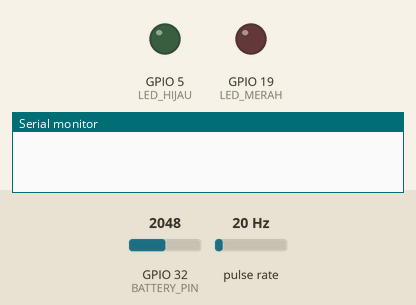
This program was run on a simulated ESP32. Shown: output pins drawn as LEDs (lit = HIGH), the last lines printed to the serial monitor. Wiring (inferred from the names in the program): pulse sensor: data GPIO 22. The test bench sets the inputs (shaded band); at power-on: pulse rate 20 Hz, GPIO 32 (BATTERY_PIN) = 2048. WiFi joins after 1.5 s; servers stay silent unless stated; random numbers use the default seed unless the program sets one; no MQTT or app messages arrive unless stated.

Above: at 0.0 s.
At 1.53 s:
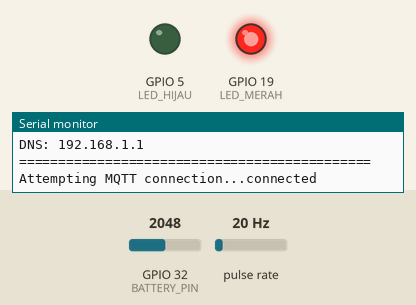
At 2.7 s:
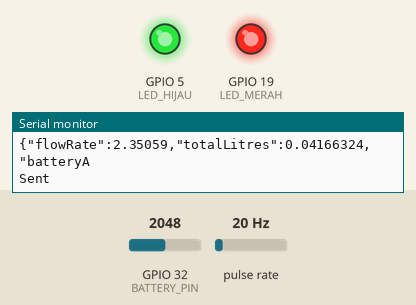
2.8 s: pulse rate (sensor on GPIO 22) set to 4 Hz
6.0 s: pulse rate (sensor on GPIO 22) set to 150 Hz
Timing chart, 0 to 9.0 s (numbered marks = the images above; inputs shaded):
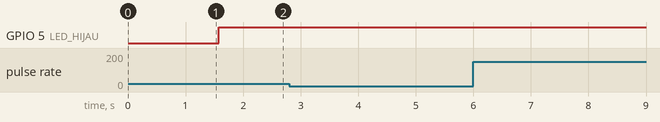

The program:

main.cpp
```cpp
/**
 * Capstone Project 2023 - Smart Home
 * Instagram : @thewatermatters
 * GitHub : xxx
 */

#include <Arduino.h>
#include <SPI.h>
#include <Wire.h>
#include <WiFi.h>
#include <PubSubClient.h>
#include <ArduinoJson.h>
#include <ArduinoJson.hpp>

#define SENSOR 22 // GPIO yang digunakan untuk sensor
#define LED_MERAH 19
#define LED_HIJAU 5
#define BATTERY_PIN 32

/**
 * ssid -> WiFi yang akan digunakan
 * password -> Kata sandi WiFi yang digunakan
 * mqtt_server -> Alamat IP server untuk mqtt
 */
const char *ssid = "POCO X5 5G";
const char *password = "123456789";
const char *mqtt_server = "192.168.119.218";

WiFiClient espClient;
PubSubClient client(espClient);

long currentMillis = 0;
long previousMillis = 0;
int interval = 1000;
boolean ledState = LOW;
float calibrationFactor = 8.5;
volatile byte pulseCount;
byte pulse1Sec = 0;
float flowRate;
unsigned long flowMilliLitres;
unsigned int totalMilliLitres;
float flowLitres;
float totalLitres;
float batteryDigitalValue;
float batteryAnalogValue;

/**
 * @brief Menghubungkan ulang koneksi MQTT apabila gagal
 * @param none
 * @retval none
 */
void reconnect()
{
  // Loop hingga terkoneksi kembali
  while (!client.connected())
  {
    Serial.print("Attempting MQTT connection...");
    // Membuat sebuah client ID acak
    String clientId = "ESP8266Client-";
    clientId += String(random(0xffff), HEX);
    // Mencoba menghubungkan
    if (client.connect(clientId.c_str()))
    {
      Serial.println("connected");
      digitalWrite(LED_HIJAU, HIGH);
    }
    else
    {
      Serial.print("failed, rc=");
      Serial.print(client.state());
      Serial.println(" try again in 5 seconds");
      delay(5000);
    }
  }
}

/**
 * @brief Interrupt Handler Function untuk penghitung pulsa sensor
 * @param none
 * @retval none
 */

void IRAM_ATTR pulseCounter()
{
  pulseCount++;
}

void setup()
{
  Serial.begin(115200);
  delay(10);
  Serial.println();
  Serial.print("[WiFi] Connecting to ");
  Serial.println(ssid);

  WiFi.begin(ssid, password);

  while (WiFi.status() != WL_CONNECTED)
  {
    delay(500);
    Serial.print(".");
  }

  Serial.println("");
  Serial.println("WiFi connected!");
  digitalWrite(LED_MERAH, HIGH);
  Serial.print("IP address: ");
  Serial.println(WiFi.localIP());
  Serial.print("ESP Mac Address: ");
  Serial.println(WiFi.macAddress());
  Serial.print("Subnet Mask: ");
  Serial.println(WiFi.subnetMask());
  Serial.print("Gateway IP: ");
  Serial.println(WiFi.gatewayIP());
  Serial.print("DNS: ");
  Serial.println(WiFi.dnsIP());
  Serial.println("=============================================");

  pinMode(SENSOR, INPUT_PULLUP);
  pinMode(BATTERY_PIN, INPUT);
  pinMode(LED_MERAH, OUTPUT);
  pinMode(LED_HIJAU, OUTPUT);

  pulseCount = 0;
  flowRate = 0.0;
  flowMilliLitres = 0;
  totalMilliLitres = 0;
  previousMillis = 0;

  attachInterrupt(digitalPinToInterrupt(SENSOR), pulseCounter, FALLING);

  client.setServer(mqtt_server, 1883);
}

void loop()
{
  if (!client.connected())
  {
    reconnect();
  }
  client.loop();
  StaticJsonDocument<32> doc;
  char output[55];

  currentMillis = millis();
  if (currentMillis - previousMillis > interval)
  {
    pulse1Sec = pulseCount;
    pulseCount = 0;

    /**
     * @details karena loop ini mungkin tidak tepat 1 detik pada intervalnya, kita menghitung
     *          angka millisekon yang telah lewat dari eksekusi terakhir dan menggunakannya
     *          untuk menskalakan output. Kita juga menerapkan faktor kalibrasi untuk menskalakan
     *          output berdasarkan jumlah pulsa per detik per satuan ukuran (liter/menit) yang
     *          berasal dari sensor.
     */

    flowRate = ((1000.0 / (millis() - previousMillis)) * pulse1Sec) / calibrationFactor;
    previousMillis = millis();

    /**
     * @details Membagi flow rate dalam liter/menit oleh 60 untuk menentukan berapa banyak liter
     *          yang telah melalui sensor dalam 1 detik interval, kemudian mengalikan dengan 1000
     *          untuk mengubah ke mililiter.
     */

    flowMilliLitres = (flowRate / 60) * 1000;
    flowLitres = (flowRate / 60);

    // Menambahkan nilai millilitres di atas ke jumlah kumulatif
    totalMilliLitres += flowMilliLitres;
    totalLitres += flowLitres;

    // Konversi ADC nilai tegangan baterai
    batteryDigitalValue = analogRead(BATTERY_PIN);
    batteryAnalogValue = (batteryDigitalValue * 3.3) / (4095);

    // Menampilan nilai flow rate detik ini dalam Litres / minutes
    Serial.print("Battery: ");
    Serial.print(float(batteryAnalogValue));
    Serial.print("V");
    Serial.print("\t");

    // Menampilan nilai flow rate detik ini dalam Litres / minutes
    Serial.print("Flow rate: ");
    Serial.print(float(flowRate));
    Serial.print("L/min");
    Serial.print("\t");

    // Menampilkan nilai kumulatif total dari Liter yang mengalir semenjak mulai
    Serial.print("Output Liquid Quantity: ");
    Serial.print(totalMilliLitres);
    Serial.print("mL / ");
    Serial.print(totalLitres);
    Serial.println("L");

    Serial.println("=================================");

    // Memasukan data FlowRate dan totalLitres ke dalam JSON untuk MQTT
    doc["flowRate"] = flowRate;
    doc["totalLitres"] = totalLitres;
    doc["batteryAnalogValue"] = batteryAnalogValue;

    serializeJson(doc, output);
    Serial.println(output);
    client.publish("/home/sensors", output);
    Serial.println("Sent");
  }
}
```
